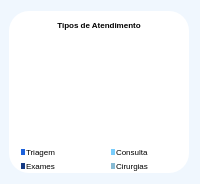
                 <widget class="QWidget" name="TIP_ATENDIMENTO" native="true">
                  <property name="minimumSize">
                   <size>
                    <width>200</width>
                    <height>0</height>
                   </size>
                  </property>
                  <property name="maximumSize">
                   <size>
                    <width>200</width>
                    <height>200</height>
                   </size>
                  </property>
                  <property name="autoFillBackground">
                   <bool>false</bool>
                  </property>
                  <property name="styleSheet">
                   <string notr="true">background-color: #F0F7FE;
border-radius: 250px; border-radius: 20</string>
                  </property>
                  <layout class="QVBoxLayout" name="verticalLayout_9">
                   <property name="leftMargin">
                    <number>9</number>
                   </property>
                   <item>
                    <widget class="QWidget" name="Container_3" native="true">
                     <property name="autoFillBackground">
                      <bool>false</bool>
                     </property>
                     <property name="styleSheet">
                      <string notr="true">background-color: white;</string>
                     </property>
                     <layout class="QVBoxLayout" name="verticalLayout_21" stretch="0">
                      <property name="spacing">
                       <number>0</number>
                      </property>
                      <property name="leftMargin">
                       <number>0</number>
                      </property>
                      <property name="topMargin">
                       <number>0</number>
                      </property>
                      <property name="rightMargin">
                       <number>0</number>
                      </property>
                      <property name="bottomMargin">
                       <number>0</number>
                      </property>
                      <item>
                       <widget class="QWidget" name="widget_18" native="true">
                        <property name="styleSheet">
                         <string notr="true">background-color: transparent;</string>
                        </property>
                        <layout class="QVBoxLayout" name="verticalLayout_22">
                         <property name="spacing">
                          <number>0</number>
                         </property>
                         <property name="leftMargin">
                          <number>0</number>
                         </property>
                         <property name="topMargin">
                          <number>0</number>
                         </property>
                         <property name="rightMargin">
                          <number>0</number>
                         </property>
                         <property name="bottomMargin">
                          <number>0</number>
                         </property>
                         <item>
                          <widget class="QWidget" name="widget_21" native="true">
                           <layout class="QVBoxLayout" name="verticalLayout_28">
                            <item>
                             <widget class="QLabel" name="label_14">
                              <property name="minimumSize">
                               <size>
                                <width>50</width>
                                <height>10</height>
                               </size>
                              </property>
                              <property name="maximumSize">
                               <size>
                                <width>16777215</width>
                                <height>15</height>
                               </size>
                              </property>
                              <property name="font">
                               <font>
                                <pointsize>6</pointsize>
                                <weight>75</weight>
                                <bold>true</bold>
                               </font>
                              </property>
                              <property name="tabletTracking">
                               <bool>true</bool>
                              </property>
                              <property name="styleSheet">
                               <string notr="true">color: #black; background-color: transparent;</string>
                              </property>
                              <property name="text">
                               <string>Tipos de Atendimento</string>
                              </property>
                              <property name="alignment">
                               <set>Qt::AlignCenter</set>
                              </property>
                             </widget>
                            </item>
                            <item>
                             <widget class="QWidget" name="widget_7" native="true">
                              <property name="minimumSize">
                               <size>
                                <width>100</width>
                                <height>100</height>
                               </size>
                              </property>
                              <property name="maximumSize">
                               <size>
                                <width>16777215</width>
                                <height>16777215</height>
                               </size>
                              </property>
                              <layout class="QVBoxLayout" name="verticalLayout_6">
                               <property name="spacing">
                                <number>0</number>
                               </property>
                               <property name="leftMargin">
                                <number>0</number>
                               </property>
                               <property name="topMargin">
                                <number>0</number>
                               </property>
                               <property name="rightMargin">
                                <number>0</number>
                               </property>
                               <property name="bottomMargin">
                                <number>0</number>
                               </property>
                               <item>
                                <layout class="QVBoxLayout" name="TIP_ATNDMNT_GRAPH">
                                 <property name="spacing">
                                  <number>0</number>
                                 </property>
                                 <property name="sizeConstraint">
                                  <enum>QLayout::SetDefaultConstraint</enum>
                                 </property>
                                </layout>
                               </item>
                              </layout>
                             </widget>
                            </item>
                           </layout>
                          </widget>
                         </item>
                         <item>
                          <widget class="QWidget" name="widget_19" native="true">
                           <property name="maximumSize">
                            <size>
                             <width>16777215</width>
                             <height>16777215</height>
                            </size>
                           </property>
                           <property name="styleSheet">
                            <string notr="true">background-color: transparent;</string>
                           </property>
                           <layout class="QHBoxLayout" name="horizontalLayout_25">
                            <property name="spacing">
                             <number>0</number>
                            </property>
                            <property name="leftMargin">
                             <number>0</number>
                            </property>
                            <property name="topMargin">
                             <number>0</number>
                            </property>
                            <property name="rightMargin">
                             <number>0</number>
                            </property>
                            <property name="bottomMargin">
                             <number>0</number>
                            </property>
                            <item>
                             <widget class="QWidget" name="widget_22" native="true">
                              <property name="styleSheet">
                               <string notr="true">background-color: transparent;</string>
                              </property>
                              <layout class="QVBoxLayout" name="verticalLayout_23">
                               <property name="spacing">
                                <number>0</number>
                               </property>
                               <property name="leftMargin">
                                <number>0</number>
                               </property>
                               <property name="topMargin">
                                <number>0</number>
                               </property>
                               <property name="rightMargin">
                                <number>0</number>
                               </property>
                               <property name="bottomMargin">
                                <number>0</number>
                               </property>
                               <item>
                                <widget class="QWidget" name="widget_25" native="true">
                                 <layout class="QHBoxLayout" name="horizontalLayout_29">
                                  <property name="spacing">
                                   <number>1</number>
                                  </property>
                                  <property name="leftMargin">
                                   <number>12</number>
                                  </property>
                                  <property name="topMargin">
                                   <number>2</number>
                                  </property>
                                  <property name="rightMargin">
                                   <number>2</number>
                                  </property>
                                  <property name="bottomMargin">
                                   <number>2</number>
                                  </property>
                                  <item>
                                   <widget class="QWidget" name="widget_38" native="true">
                                    <property name="maximumSize">
                                     <size>
                                      <width>4</width>
                                      <height>6</height>
                                     </size>
                                    </property>
                                    <property name="styleSheet">
                                     <string notr="true">background-color: #1B61DB;</string>
                                    </property>
                                   </widget>
                                  </item>
                                  <item>
                                   <widget class="QLabel" name="label_19">
                                    <property name="font">
                                     <font>
                                      <pointsize>6</pointsize>
                                     </font>
                                    </property>
                                    <property name="text">
                                     <string>Triagem</string>
                                    </property>
                                   </widget>
                                  </item>
                                 </layout>
                                </widget>
                               </item>
                               <item>
                                <widget class="QWidget" name="widget_26" native="true">
                                 <layout class="QHBoxLayout" name="horizontalLayout_31">
                                  <property name="spacing">
                                   <number>1</number>
                                  </property>
                                  <property name="leftMargin">
                                   <number>12</number>
                                  </property>
                                  <property name="topMargin">
                                   <number>2</number>
                                  </property>
                                  <property name="rightMargin">
                                   <number>2</number>
                                  </property>
                                  <property name="bottomMargin">
                                   <number>2</number>
                                  </property>
                                  <item>
                                   <widget class="QWidget" name="widget_40" native="true">
                                    <property name="maximumSize">
                                     <size>
                                      <width>4</width>
                                      <height>6</height>
                                     </size>
                                    </property>
                                    <property name="styleSheet">
                                     <string notr="true">background-color: #143982;</string>
                                    </property>
                                   </widget>
                                  </item>
                                  <item>
                                   <widget class="QLabel" name="label_34">
                                    <property name="font">
                                     <font>
                                      <pointsize>6</pointsize>
                                     </font>
                                    </property>
                                    <property name="text">
                                     <string>Exames</string>
                                    </property>
                                   </widget>
                                  </item>
                                 </layout>
                                </widget>
                               </item>
                              </layout>
                             </widget>
                            </item>
                            <item>
                             <widget class="QWidget" name="widget_24" native="true">
                              <property name="styleSheet">
                               <string notr="true">background-color: transparent;</string>
                              </property>
                              <layout class="QVBoxLayout" name="verticalLayout_24">
                               <property name="spacing">
                                <number>0</number>
                               </property>
                               <property name="leftMargin">
                                <number>0</number>
                               </property>
                               <property name="topMargin">
                                <number>0</number>
                               </property>
                               <property name="rightMargin">
                                <number>0</number>
                               </property>
                               <property name="bottomMargin">
                                <number>0</number>
                               </property>
                               <item>
                                <widget class="QWidget" name="widget_27" native="true">
                                 <property name="styleSheet">
                                  <string notr="true">background-color: transparent;</string>
                                 </property>
                                 <layout class="QVBoxLayout" name="verticalLayout_29">
                                  <property name="spacing">
                                   <number>0</number>
                                  </property>
                                  <property name="leftMargin">
                                   <number>0</number>
                                  </property>
                                  <property name="topMargin">
                                   <number>0</number>
                                  </property>
                                  <property name="rightMargin">
                                   <number>0</number>
                                  </property>
                                  <property name="bottomMargin">
                                   <number>0</number>
                                  </property>
                                  <item>
                                   <widget class="QWidget" name="widget_28" native="true">
                                    <layout class="QHBoxLayout" name="horizontalLayout_32">
                                     <property name="spacing">
                                      <number>1</number>
                                     </property>
                                     <property name="leftMargin">
                                      <number>12</number>
                                     </property>
                                     <property name="topMargin">
                                      <number>2</number>
                                     </property>
                                     <property name="rightMargin">
                                      <number>2</number>
                                     </property>
                                     <property name="bottomMargin">
                                      <number>2</number>
                                     </property>
                                     <item>
                                      <widget class="QWidget" name="widget_41" native="true">
                                       <property name="maximumSize">
                                        <size>
                                         <width>4</width>
                                         <height>6</height>
                                        </size>
                                       </property>
                                       <property name="styleSheet">
                                        <string notr="true">background-color: #79CDFC;</string>
                                       </property>
                                      </widget>
                                     </item>
                                     <item>
                                      <widget class="QLabel" name="label_35">
                                       <property name="font">
                                        <font>
                                         <pointsize>6</pointsize>
                                        </font>
                                       </property>
                                       <property name="text">
                                        <string>Consulta</string>
                                       </property>
                                      </widget>
                                     </item>
                                    </layout>
                                   </widget>
                                  </item>
                                  <item>
                                   <widget class="QWidget" name="widget_42" native="true">
                                    <layout class="QHBoxLayout" name="horizontalLayout_34">
                                     <property name="spacing">
                                      <number>1</number>
                                     </property>
                                     <property name="leftMargin">
                                      <number>12</number>
                                     </property>
                                     <property name="topMargin">
                                      <number>2</number>
                                     </property>
                                     <property name="rightMargin">
                                      <number>2</number>
                                     </property>
                                     <property name="bottomMargin">
                                      <number>2</number>
                                     </property>
                                     <item>
                                      <widget class="QWidget" name="widget_44" native="true">
                                       <property name="maximumSize">
                                        <size>
                                         <width>4</width>
                                         <height>6</height>
                                        </size>
                                       </property>
                                       <property name="styleSheet">
                                        <string notr="true">background-color: #87BAD3;</string>
                                       </property>
                                      </widget>
                                     </item>
                                     <item>
                                      <widget class="QLabel" name="label_37">
                                       <property name="font">
                                        <font>
                                         <pointsize>6</pointsize>
                                        </font>
                                       </property>
                                       <property name="text">
                                        <string>Cirurgias</string>
                                       </property>
                                      </widget>
                                     </item>
                                    </layout>
                                   </widget>
                                  </item>
                                 </layout>
                                </widget>
                               </item>
                              </layout>
                             </widget>
                            </item>
                           </layout>
                          </widget>
                         </item>
                        </layout>
                       </widget>
                      </item>
                     </layout>
                    </widget>
                   </item>
                  </layout>
                 </widget>
